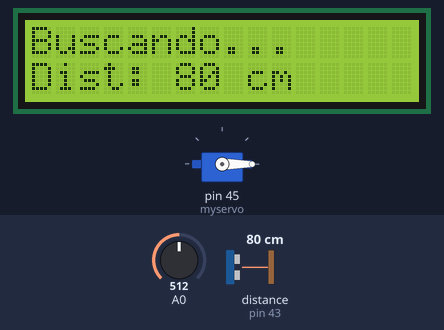
A sketch run on a simulated Arduino Mega 2560, built with avr-gcc and run on an emulated ATmega2560. On the bench: 16×2 character LCD, servo. Wiring (inferred from the names in the program): ultrasonic range finder: trigger pin 43; echo pin 43. The inputs (shaded band) are chosen by the test bench; at power-on: distance to the obstacle (sensor on pin 43) 80 cm, A0 = 512. The echo pulse lasts 58.3 µs per cm.

Above: at 2.7 s.
2.8 s: distance to the obstacle (sensor on pin 43) set to 2 cm
At 3.2 s:
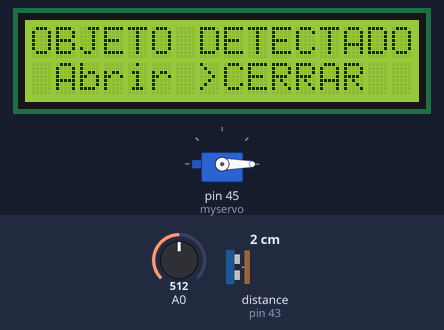
4.3 s: A0 set to 591
5.8 s: A0 set to 611
At 6.4 s:
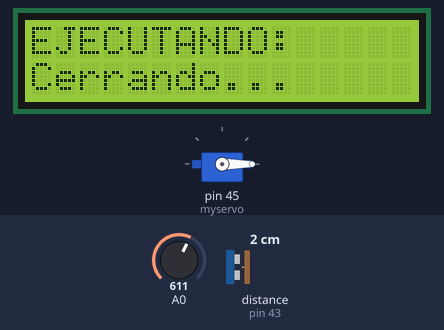
8.8 s: A0 set to 50
At 10.1 s:
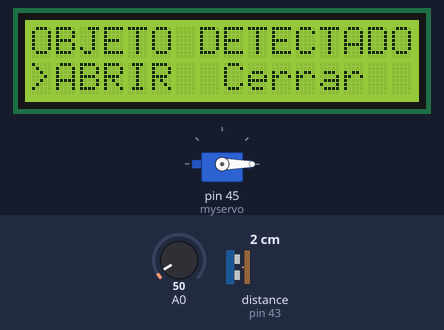
10.6 s: A0 set to 610
At 11.4 s:
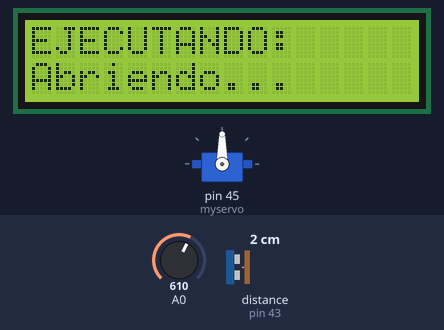
13.6 s: distance to the obstacle (sensor on pin 43) set to 10 cm
15.4 s: distance to the obstacle (sensor on pin 43) set to 13 cm
At 16.44 s:
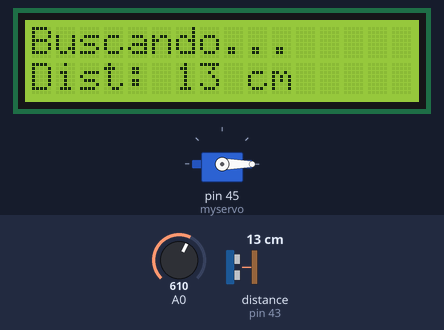
Timing chart, 0 to 18.4 s (numbered marks = the images above; inputs shaded):
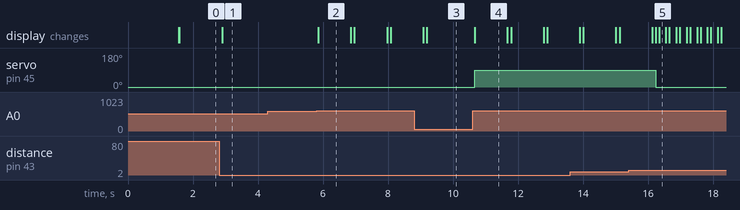

The sketch:

servo_lcd_sensor.ino
```cpp
#include <LiquidCrystal.h>
#include <Servo.h>

LiquidCrystal lcd(8, 9, 4, 5, 6, 7);
Servo myservo;

const int pingPin = 43;
int seleccion = 0; // 0 = Abrir, 1 = Cerrar

void setup() {
  lcd.begin(16, 2);
  myservo.attach(45);
  myservo.write(0);

  lcd.setCursor(0, 0);
  lcd.print("Menu de Control");
  delay(1500);
  lcd.clear();
}

void loop() {
  int valorBotones = analogRead(A0);
  long duration, cm;

  // --- Lectura del Sensor Ping))) ---
  pinMode(pingPin, OUTPUT);
  digitalWrite(pingPin, LOW);
  delayMicroseconds(2);
  digitalWrite(pingPin, HIGH);
  delayMicroseconds(5);
  digitalWrite(pingPin, LOW);
  pinMode(pingPin, INPUT);
  duration = pulseIn(pingPin, HIGH);
  cm = microsecacm(duration);

  if (cm <= 10) {
    // --- Lógica de Navegación del Menú ---
    if (valorBotones < 60) {         // Derecha
      seleccion = 0; // Seleccionar Abrir
    } else if (valorBotones < 600 && valorBotones > 400) { // Izquierda
      seleccion = 1; // Seleccionar Cerrar
    }

    // --- Mostrar Menú en LCD ---
    lcd.setCursor(0, 0);
    lcd.print("OBJETO DETECTADO");

    lcd.setCursor(0, 1);
    // Dibujamos el cursor ">" según la selección
    if (seleccion == 0) {
      lcd.print(">ABRIR  Cerrar  ");
    } else {
      lcd.print(" Abrir >CERRAR  ");
    }

    // --- Ejecutar con SELECT ---
    if (valorBotones < 800 && valorBotones > 600) { // Botón SELECT
      if (seleccion == 0) {
        myservo.write(90);
        mensajeEjecutado("Abriendo...");
      } else {
        myservo.write(0);
        mensajeEjecutado("Cerrando...");
      }
    }
  }
  else {
    // Pantalla de espera cuando no hay nada cerca
    lcd.setCursor(0, 0);
    lcd.print("Buscando...     ");
    lcd.setCursor(0, 1);
    lcd.print("Dist: ");
    lcd.print(cm);
    lcd.print(" cm      ");
    myservo.write(0);
  }

  delay(100);
}

// Función auxiliar para mostrar un mensaje rápido al pulsar SELECT
void mensajeEjecutado(String texto) {
  lcd.clear();
  lcd.setCursor(0, 0);
  lcd.print("EJECUTANDO:");
  lcd.setCursor(0, 1);
  lcd.print(texto);
  delay(1000); // Pausa para que el usuario lo vea
  lcd.clear();
}

long microsecacm(long microseconds) {
  return microseconds / 29 / 2;
}
```

Measured:
- the behaviour switches between 600 and 601 on A0 (found by bisection; images 1 and 2)
- the behaviour switches between 11 and 12 cm on distance to the obstacle (sensor on pin 43) (found by bisection; images 4 and 5)
- after the input at 2.8 s, the display: changes after 0.10 s (image 1)
- after the input at 4.3 s, every drawn part: stays the same
- after the input at 5.8 s, the display: changes after 0.06 s (image 2)
- after the input at 8.8 s, the display: first differs from a run without the input after 0.39 s (image 3)
- after the input at 10.6 s, servo on pin 45 (myservo): 0° → 90° after 0.07 s; the display: changes after 0.07 s (image 4)
- after the input at 15.4 s, servo on pin 45 (myservo): 90° → 0° after 0.83 s; the display: first differs from a run without the input after 0.83 s (image 5 shows a later state)
